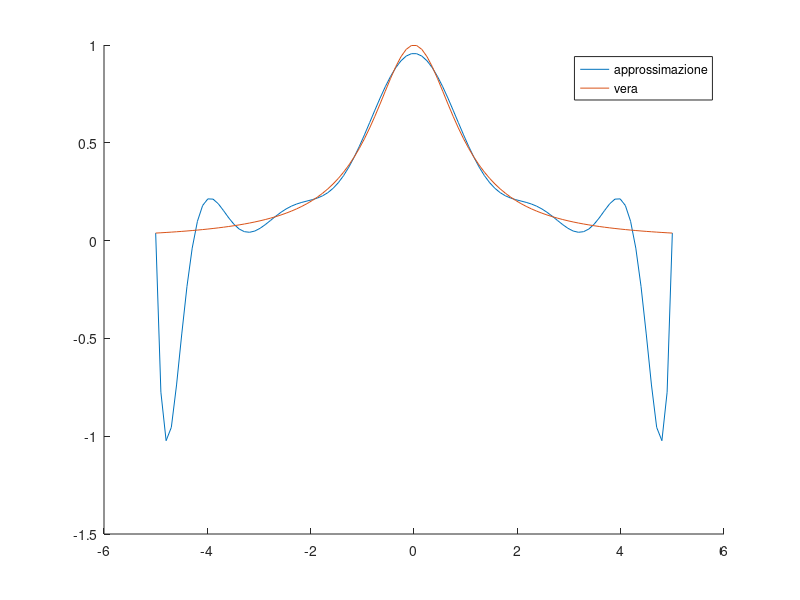

This figure's MATLAB source:
%% 2

clc
clear
close all

f = @(x) 1./(1+x.^2);
a = -5;
b = 5;

n = 13;

spazio = linspace(a, b, n+1)';
p = polyfit(spazio, f(spazio), n);

spazioBello = linspace(a, b);
val = polyval(p,spazioBello);

figure
hold on
plot(spazioBello, val)
plot(spazioBello, f(spazioBello))

legend("approssimazione", "vera")

%% scarabocchi
clc
clear
close all

f = @(x) x.^3 - 2*x^2-1;

f(2)

fzero(f, [2 3])

clc
clear
close all

f = @(x) x.^3 + 5*x+3-sin(pi*x);

f(2)

fzero(f, [0 -1])


clc
clear
close all

f = @(x) x.^3 - x-5;

f(1)

% fzero(f, [0 -1])



